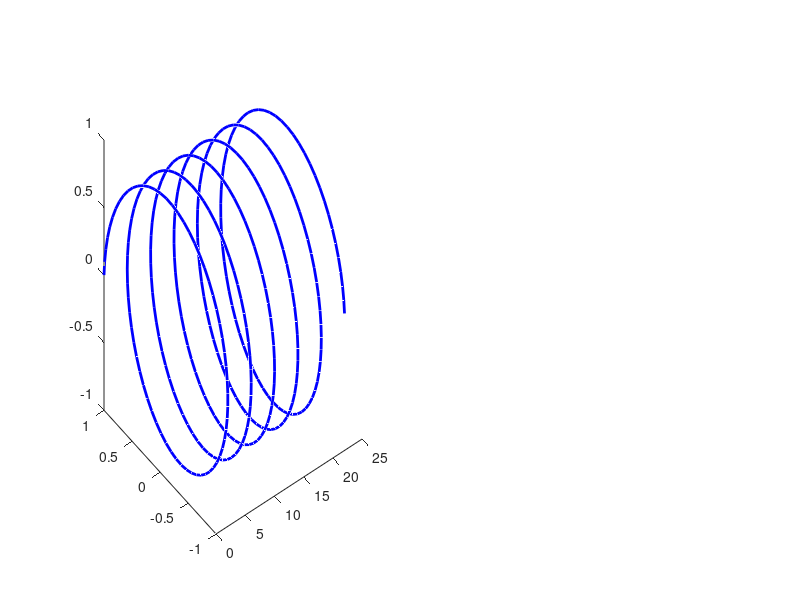

Source code (MATLAB): (Note: this script raises an error after producing the figure.)
clear; clc;

t = 0 : pi/50 : 7*pi;   % Range of time
Omega = 0.5 * pi;       % Omega value

% Draw positive complex exponential
Re_pos = cos(Omega*t);
Im_pos = sin(Omega*t);
subplot(1,2,1);
plot3(t, Re_pos, Im_pos, 'b', 'LineWidth', 2);
ax = gca;
ax.YColor = 'm';
ax.ZColor = 'm';
ax.LineWidth = 2;
ax.GridColor = 'k';
ax.GridLineStyle = ':';
grid;
title('e^{+j\Omegat} (Positive CE)');
xlabel('Time, t', 'Color', 'black', 'rotation', 23);
zlabel('Amplitude in Imaginary axis, Im', 'Color', 'black');

% Draw negative complex exponential
Re_neg = cos(-Omega*t);
Im_neg = sin(-Omega*t);
subplot(1,2,2);
plot3(t, Re_neg, Im_neg, 'r', 'LineWidth', 2);
ax = gca;
ax.LineWidth = 2;
ax.YColor = 'm';
ax.ZColor = 'm';
ax.LineWidth = 2;
ax.GridColor = 'k';
ax.GridLineStyle = ':';
grid;
title('e^{-j\Omegat} (Negative CE)');
xlabel('Time, t', 'Color', 'black', 'rotation', 23);
ylabel('Amplitude in Real axis, Re', 'Color', 'black');
ylh = get(gca,'ylabel');
ylp = get(ylh,'Position');
set(ylh, 'Rotation', -35, 'Position', ylp, 'VerticalAlignment', 'middle', 'HorizontalAlignment', 'right');
